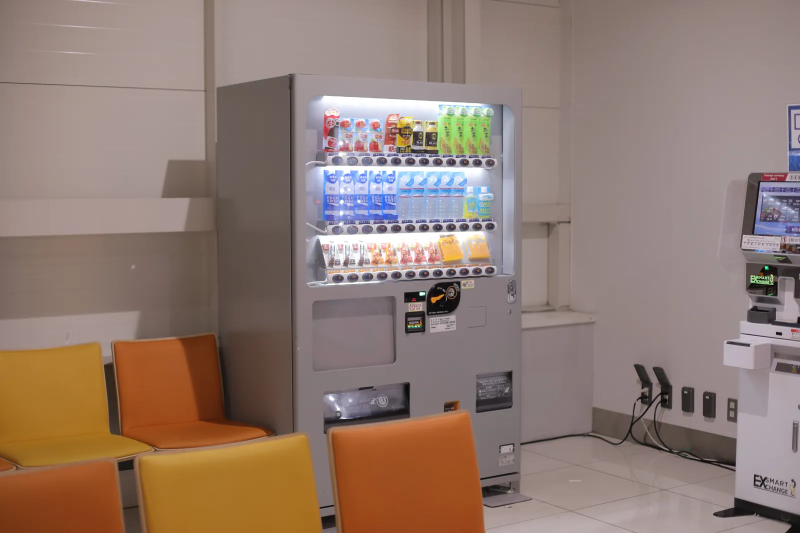
#> input picture assets/photos/japan/PEO_5981.webp, 1600 x 1066 px (shown at 1/2 size)
$ python -i make_shorts.py   (imports and definitions only)
#> lines starting #> are read from the running program, lines starting #| are printed output that depends on the picture
### src/site_config.py
"""사이트 구조 — config/site.json 을 읽는다.

2026-10-30 사장님: "어드민을 완전 새롭게 만들어서 카테고리 등도 내가 실제로 바꾸고 이렇게 해야지.
지금 너가 임의로 하는건 안 돼." 그전에는 지역·부문·기자·홈 배치가 코드에 박혀 있어 사장님이
바꿀 수 없었다. 이제 정본은 config/site.json 이고, 편집실(관리자 화면, admin/)이 그 파일을 고친다.
설계와 칸의 뜻은 docs/ADMIN_DESIGN.md.

각 모듈(models·topics·desks·region_tag·json_api·site)은 예전 이름(REGIONS, TOPICS …)을 그대로
두되 값을 여기서 받는다 — 코드의 나머지는 바뀌지 않는다.

표준 라이브러리만 쓴다. models.py 가 이것을 읽고, models.py 는 무엇에도 기대지 않는 바닥이다.
"""
from __future__ import annotations

import json
import os
import re

_ROOT = os.path.dirname(os.path.dirname(os.path.abspath(__file__)))
DEFAULT_PATH = os.path.join(_ROOT, "config", "site.json")
ID_PATTERN = re.compile(r"^[a-z0-9-]{2,24}$")

# 홈 배치 기본값. 파일에 빠진 칸이 있어도 지면이 깨지지 않게 한다.
HOME_DEFAULTS = {
    "hero_count": 4, "travel_block_size": 11, "culture_grid": 6, "culture_block_size": 5,
    "latest_count": 10, "photo_row": 8, "show_data_strip": True, "show_photo_row": True,
    "show_video": True, "order": ["travel", "culture", "culture_sections", "latest"],
    "pinned_lead": "",
}
HOME_BLOCKS = ("travel", "culture", "culture_sections", "latest")
# 홈 숫자 칸의 허용 범위. 편집실(admin/public/shared/siteconfig.js HOME_NUMBERS)과 같아야 한다 —
# tests/test_site_config.py 가 두 검사기를 같은 입력으로 돌려 어긋남을 잡는다.
HOME_RANGES = (("hero_count", 1, 8), ("travel_block_size", 1, 30), ("culture_grid", 0, 24),
               ("culture_block_size", 1, 20), ("latest_count", 0, 30), ("photo_row", 0, 24))
# 환율을 낼 수 있는 통화. src/fetch/json_api.py QUOTE_UNIT 의 열쇠와 같다(시험이 맞춘다).
# 모르는 통화가 들어오면 수집이 KeyError 로 죽으므로 저장 전에 막는다.
CURRENCIES = ("USD", "MYR", "VND", "LAK", "JPY", "THB", "TWD")


class SiteConfigError(Exception):
    """config/site.json 이 규칙을 어겼다. 지면을 엉뚱하게 내느니 빌드를 멈춘다."""


def load(path: str | None = None) -> dict:
    path = path or os.environ.get("SITE_CONFIG") or DEFAULT_PATH
    with open(path, encoding="utf-8") as f:
#> (reads tests/fixtures/site.json from the repository)
        cfg = json.load(f)
    problems = validate(cfg)
    if problems:
        raise SiteConfigError(f"{path}: " + " / ".join(problems))
    return cfg


def validate(cfg: dict) -> list[str]:
    """틀린 곳 목록. 빈 목록이면 통과. 편집실 서버도 같은 규칙으로 저장 전에 막는다."""
    out: list[str] = []

    def ids(rows, what):
        seen = set()
        for r in rows or []:
            rid = str(r.get("id", ""))
            if not ID_PATTERN.match(rid):
                out.append(f"{what} id '{rid}' 형식이 틀렸다(영문 소문자·숫자·하이픈 2~24자)")
            if rid in seen:
                out.append(f"{what} id '{rid}' 가 두 번 있다")
            seen.add(rid)
            if not str(r.get("name", "")).strip():
                out.append(f"{what} '{rid}' 이름이 비었다")
        return seen

    for ch in ("travel", "ent"):
        if not str(((cfg.get("channels") or {}).get(ch) or {}).get("name", "")).strip():
            out.append(f"채널 {ch} 이름이 비었다")
    travel = ids(cfg.get("travel_sections"), "여행 부문")
    culture = ids(cfg.get("culture_sections"), "문화 부문")
    regions = ids(cfg.get("regions"), "지역")
    if not travel:
        out.append("여행 부문이 하나도 없다")
    if not culture:
        out.append("문화 부문이 하나도 없다")
    if not regions:
        out.append("지역이 하나도 없다")
    # 전부 숨기면 기본 부문·지역 목록이 비어 지면을 못 만든다(topics.TOPICS[0] 등)
    for key, what in (("travel_sections", "여행 부문"), ("culture_sections", "문화 부문"), ("regions", "지역")):
        rows = cfg.get(key) or []
        if rows and not any(r.get("visible", True) for r in rows):
            out.append(f"{what}을 전부 숨길 수는 없다 — 하나는 보여야 한다")
    for r in cfg.get("regions") or []:
        rid = r.get("id", "")
        cur = r.get("currency")
        if cur and cur not in CURRENCIES:
            out.append(f"지역 '{rid}' 의 통화 '{cur}' 는 환율을 낼 수 없다(가능: {', '.join(CURRENCIES)})")
        w = r.get("weather")
        if w is not None:
            ok = (isinstance(w, dict) and str(w.get("city", "")).strip()
                  and isinstance(w.get("lat"), (int, float)) and -90 <= w["lat"] <= 90
                  and isinstance(w.get("lon"), (int, float)) and -180 <= w["lon"] <= 180)
            if not ok:
                out.append(f"지역 '{rid}' 의 날씨 지점(city·lat·lon)이 틀렸다")
    for r in cfg.get("culture_rules") or []:
        if r.get("section") not in culture:
            out.append(f"문화 분류 규칙의 부문 '{r.get('section')}' 이 없다")
    for old, new in (cfg.get("culture_aliases") or {}).items():
        if new not in culture:
            out.append(f"옛 부문 '{old}' 이 가리키는 '{new}' 가 없다")
    beats_ok = regions | {"ent", "data"}
    names = set()
    for rep in cfg.get("reporters") or []:
        name = str(rep.get("name", "")).strip()
        if not name:
            out.append("이름 없는 기자가 있다")
        if name in names:
            out.append(f"기자 '{name}' 가 두 번 있다")
        names.add(name)
        for b in rep.get("beats") or []:
            if b not in beats_ok:
                out.append(f"기자 '{name}' 의 지면 '{b}' 가 없다")
    if cfg.get("general_reporter") and cfg["general_reporter"] not in names:
        out.append(f"기본 기자 '{cfg['general_reporter']}' 가 기자 명단에 없다")
    home = cfg.get("home") or {}
    for key, lo, hi in HOME_RANGES:
        if key in home and not (isinstance(home[key], int) and lo <= home[key] <= hi):
            out.append(f"홈 {key} 는 {lo}~{hi} 사이 숫자여야 한다")
    for b in home.get("order") or []:
        if b not in HOME_BLOCKS:
            out.append(f"홈 순서에 모르는 칸 '{b}'")
    return out


# ── 파생값. 모듈들이 이것으로 예전 상수를 만든다. 시험에서는 dict 를 바꿔 넣어 본다. ──

def channel_names(cfg: dict) -> dict:
    return {k: v["name"] for k, v in cfg["channels"].items()}


def regions(cfg: dict) -> tuple[str, ...]:
    """모든 지역 id(숨긴 것 포함). 옛 기사와 옛 주소가 살아 있어야 한다."""
    return tuple(r["id"] for r in cfg["regions"])


def visible_regions(cfg: dict) -> tuple[str, ...]:
    return tuple(r["id"] for r in cfg["regions"] if r.get("visible", True))


def region_names(cfg: dict) -> dict:
    return {r["id"]: r["name"] for r in cfg["regions"]}


def destinations(cfg: dict) -> tuple[str, ...]:
    return tuple(r["id"] for r in cfg["regions"] if r.get("destination", True))


# [4 lines left out: function region_keywords, not called in this run]


def travel_word_regions(cfg: dict) -> tuple[str, ...]:
    return tuple(r["id"] for r in cfg["regions"] if r.get("require_travel_word"))


def travel_sections(cfg: dict) -> tuple:
    return tuple((s["id"], s["name"], s.get("desc", "")) for s in cfg["travel_sections"]
                 if s.get("visible", True))


def culture_sections(cfg: dict) -> tuple:
    return tuple((s["id"], s["name"], s.get("desc", "")) for s in cfg["culture_sections"]
                 if s.get("visible", True))


def culture_rules(cfg: dict) -> tuple:
    return tuple((r["section"], tuple(r.get("keywords") or ())) for r in cfg.get("culture_rules") or [])


def reporters(cfg: dict) -> dict:
    return {r["name"]: tuple(r.get("beats") or ()) for r in cfg.get("reporters") or []}


def currencies(cfg: dict) -> dict:
    return {r["id"]: r["currency"] for r in cfg["regions"] if r.get("currency")}


def weather_sites(cfg: dict) -> tuple:
    return tuple((r["id"], r["weather"]["city"], float(r["weather"]["lat"]), float(r["weather"]["lon"]))
                 for r in cfg["regions"] if r.get("weather"))


def desk_duties(cfg: dict) -> dict:
    return {r["id"]: r.get("desk_duty") or f"{r['name']} 지역의 기사를 맡습니다." for r in cfg["regions"]}


def home(cfg: dict) -> dict:
    return {**HOME_DEFAULTS, **(cfg.get("home") or {})}


CONFIG = load()

### tools/make_longform.py
#!/usr/bin/env python3
"""피플로드 롱폼(16:9)을 만든다. 사진 없이 지면처럼 보이는 카드로 채운다.

사진이 모자라 만든 방식이 아니라, 뉴스 롱폼이 원래 쓰는 방식이다. 우리가
가진 것은 **글과 숫자**이고 그것을 읽기 좋게 짜면 화면이 된다. 사진은
들어오는 대로 섞어 쓴다(--photos).

한 주치 브리핑을 지역별로 묶어 3~5분으로 낸다. 숏폼이 한 지역 한 편이라면
롱폼은 "이번 주 여행 뉴스" 한 편이다.

    python tools/make_longform.py --script-only     # 대본만 (크레딧 0)
    python tools/make_longform.py --voice-id <id>   # 나레이션까지
"""
from __future__ import annotations

import argparse
import json
import os
import re
import subprocess
import sys
from datetime import datetime, timedelta, timezone

sys.path.insert(0, os.path.dirname(os.path.dirname(os.path.abspath(__file__))))
sys.path.insert(0, os.path.dirname(os.path.abspath(__file__)))

from PIL import Image, ImageDraw, ImageFont  # noqa: E402

from src.brand import DOMAIN, SITE_URL  # noqa: E402 — 정본은 brand.py
from src.models import REGION_NAMES  # noqa: E402
from video_brief import _speakable, facts_from, load_items  # noqa: E402


# [11 lines left out: function _sentence, not called in this run]

KST = timezone(timedelta(hours=9))
# 통신사 리드에서 앞머리를 뗀 뒤 남는 날짜 조각("1일 …", "9월 3일 …")
_LEDE_DATE = re.compile(r"^(\d{1,2}월\s*)?\d{1,2}일\s+")

W, H = 1920, 1080
# 한글 폰트. 맥에서 만들고 리눅스(CI)에서도 만든다. 리눅스 러너에는 애플
# 폰트가 없고, PIL 의 기본 폰트는 한글을 못 그려 화면이 네모로 찬다.
# 그래서 있는 것을 골라 쓴다 — 없으면 만들지 않고 왜 못 만드는지 말한다.
_FONT_CANDIDATES = (
    "/System/Library/Fonts/AppleSDGothicNeo.ttc",                 # macOS
    "/usr/share/fonts/opentype/noto/NotoSansCJK-Regular.ttc",     # Debian/Ubuntu
    "/usr/share/fonts/truetype/noto/NotoSansCJK-Regular.ttc",
    "/usr/share/fonts/opentype/noto/NotoSerifCJK-Regular.ttc",
)


def _find_font() -> str:
    for path in _FONT_CANDIDATES:
        if os.path.exists(path):
            return path
    return ""


FONT = _find_font()
PAD = 132

# 사이트와 같은 색을 쓴다. 영상만 다른 색이면 같은 매체로 보이지 않는다.
INK = (14, 14, 15)
PAPER = (250, 250, 249)
CORAL = (240, 78, 55)
MUTED = (110, 110, 115)
LINE = (225, 225, 220)

# 한 편에 담을 지역. 한국인이 많이 가는 곳부터.
ORDER = ["japan", "vietnam", "thailand", "taiwan", "jeju",
         "guam", "saipan", "hawaii", "kota", "laos"]
PER_REGION = 2          # 지역마다 기사 두 건. 더 넣으면 지루해진다.
MAX_REGIONS = 6


# [284 lines left out: functions _f, _wrap, _base, card_title, card_section, card_story and 4 more, not called in this run]


# ── 무음판 ──────────────────────────────────────────────────────────
#
# 나레이션이 유료라서 영상이 2026-09-06 에 멈춰 있었다. 홈에 걸린 영상이
# "이번 주 여행 뉴스" 라고 적힌 채 아흐레 묵었다 — 매일 나오는 신문에서
# 그건 그냥 틀린 화면이다.
#
# 목소리가 없으면 화면이 정보를 전부 져야 한다. 그래서 장면 길이를
# **말하는 속도가 아니라 읽는 속도**로 잡는다. 숏폼 무음판에서 쓰던 값과
# 같다(tools/make_shorts.py).
READ_CPS = 8.5          # 초당 읽는 글자 수
READ_FLOOR = 3.0        # 장면 최소 길이. 1920×1080 은 눈이 훑을 면적이 넓다
READ_LEAD = 1.4         # 화면이 바뀌고 눈이 자리를 잡는 시간


# [14 lines left out: function screen_text, not called in this run]


def read_seconds(text: str) -> float:
    return round(max(READ_FLOOR, len(text or "") / READ_CPS + READ_LEAD), 2)


# [126 lines left out: functions _outlets, _write_longform_meta, build_voiced, build_silent, not called in this run]


# [2 lines that do not run on import are left out]


# [48 lines left out: function assemble, not called in this run]

### tools/make_shorts.py
#!/usr/bin/env python3
"""피플로드 쇼츠(9:16)를 만든다. 롱폼과 다른 물건이다.

롱폼은 한 주치를 훑는 3분짜리이고, 쇼츠는 **한 도시 한 편**의 40초짜리다.
같은 재료를 잘라 쓰는 것이 아니라 구성을 따로 짠다 — 쇼츠는 첫 3초에
붙잡지 못하면 끝나고, 한 화면에 한 문장만 들어간다.

화면은 롱폼과 같은 지면 카드를 세로로 짠 것이다. 사진이 있으면 섞어 쓴다.
나레이션 파일은 이 도구가 만들지 않는다 — 대본을 내보내면 사람이 음성을
생성해 넣고 조립한다(크레딧이 드는 일을 자동으로 태우지 않는다).

    python3 tools/make_shorts.py --city tokyo --script      대본만
    python3 tools/make_shorts.py --city tokyo --frames DIR  화면까지
    python3 tools/make_shorts.py --city tokyo --silent      무음 자막 영상

**무음 자막(--silent)** 은 나레이션을 사지 않고 내는 판이다. 목소리가 없으므로
화면이 정보를 전부 져야 한다 — 읽어줄 문장을 그대로 카드에 얹고, 길이는
말하는 속도가 아니라 **읽는 속도**로 잡는다. 트렌드 음원을 얹는 포맷이라
소리가 없는 편이 오히려 맞는다. 크레딧이 들지 않는다.
"""
from __future__ import annotations

import argparse
import json
import os
import re
from datetime import datetime, timedelta, timezone
import sys

sys.path.insert(0, os.path.dirname(os.path.dirname(os.path.abspath(__file__))))
sys.path.insert(0, os.path.dirname(os.path.abspath(__file__)))

from PIL import Image, ImageDraw, ImageOps

from src.brand import DOMAIN, SITE_URL  # noqa: E402 — 정본은 brand.py
from src.cities import CITY_NAMES, CITY_REGION
from src.models import REGION_NAMES
from make_longform import _f, _sentence, _wrap, CORAL, INK, LINE, MUTED, PAPER
from video_brief import _speakable, load_items

# 통신사 리드에서 앞머리를 뗀 뒤 남는 날짜 조각("1일 …", "9월 3일 …")
_LEDE_DATE = re.compile(r"^(\d{1,2}월\s*)?\d{1,2}일\s+")

W, H = 1080, 1920
PAD = 84
SAFE_BOTTOM = 420       # 세 플랫폼 모두 아래를 UI 로 덮는다
MAX_FACTS = 4


# ── 사진 ────────────────────────────────────────────────────────────
#
# 글자 카드만 넘어가는 영상은 릴스가 아니다. 2026-09-15 사장님 지적 —
# "사진도 없고 머하는건데?". 사진 153장을 갖고 있으면서 안 썼다.
#
# 사진은 **화면을 꽉 채우고**, 글자는 그 위에 얹는다. 읽히게 하려고
# 아래쪽에 어둠을 깐다. 사진이 없는 지역은 영상을 아예 만들지 않는다 —
# 글자만 있는 영상을 내느니 안 내는 편이 낫다.
# [36 lines left out: function region_photos, not called in this run]


def photo_bg(path: str) -> Image.Image:
    """사진을 세로 화면에 꽉 차게 자르고, 글자가 읽히게 어둠을 깐다."""
#> called with path = '../assets/photos/japan/PEO_5981.webp'
    im = ImageOps.exif_transpose(Image.open(path)).convert("RGB")
#> im is the input picture: PIL image 1600x1066 RGB; mean R, G, B 144.9, 123.5, 113.4
    scale = max(W / im.width, H / im.height)
#> scale = 1.8
    im = im.resize((max(W, int(im.width * scale)), max(H, int(im.height * scale))),
                   Image.LANCZOS)
#> im: PIL image 2881x1920 RGB
    left, top = (im.width - W) // 2, (im.height - H) // 2
#> left = 900; top = 0
    im = im.crop((left, top, left + W, top + H))
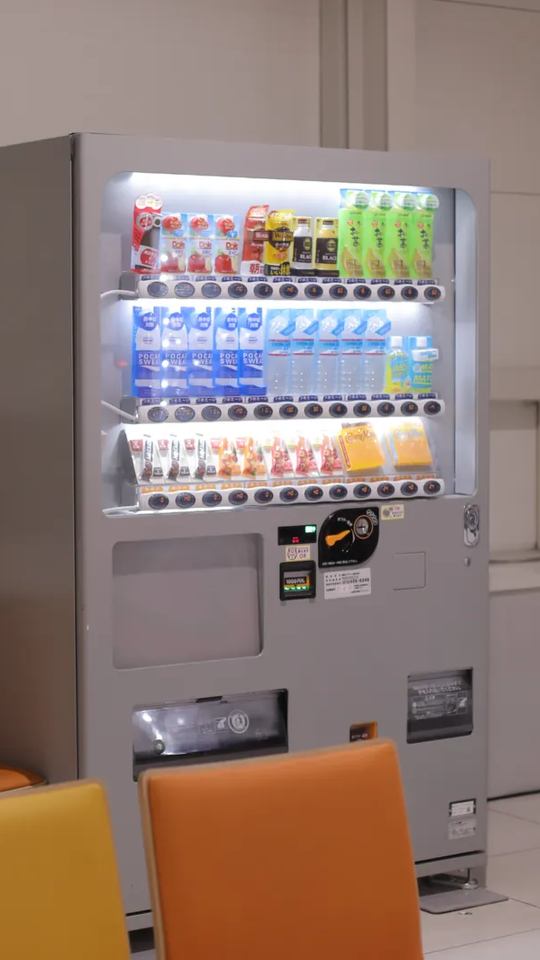
#> im: PIL image 1080x1920 RGB (shown at 1/2 size); mean R, G, B 144.9, 125.9, 118.7

    # 위에서 아래로 짙어지는 막. 글자는 아래쪽에 앉는다.
    # 아래로 갈수록 짙어진다. 곡선이 완만하면 글자가 앉는 자리(화면 아래
    # 절반)가 덜 어두워, 밝은 건물이나 하늘 위에서 번호가 안 읽힌다 —
    # 2026-09-15 실측: "02 / 04" 가 성당 벽에 묻혔다.
    veil = Image.new("L", (1, H))
    for y in range(H):
        t = y / H
        veil.putpixel((0, y), min(250, int(30 + 215 * (t ** 1.15))))
    veil = veil.resize((W, H))
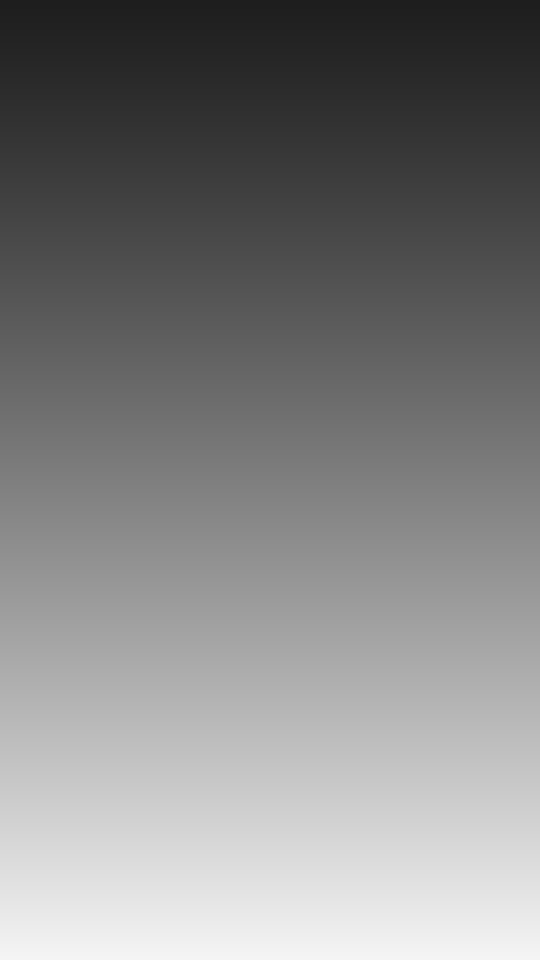
#> veil: PIL image 1080x1920 L (shown at 1/2 size); min 30, max 244, mean 129.4
    return Image.composite(Image.new("RGB", (W, H), (8, 10, 14)), im, veil)
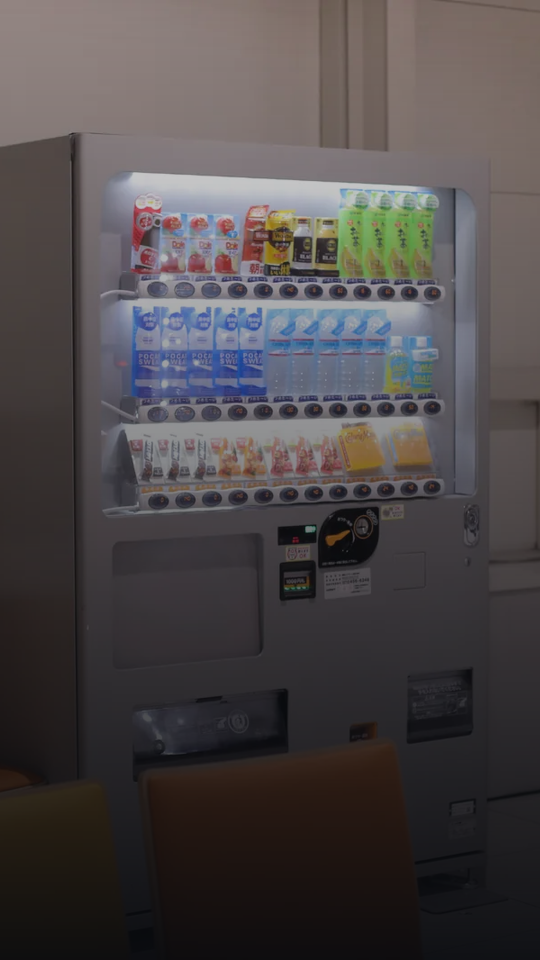
#> returned value: PIL image 1080x1920 RGB (shown at 1/2 size); mean R, G, B 76.9, 71.8, 72.9


WHITE = (255, 255, 255)
DIM = (214, 218, 224)


# [14 lines left out: function _base, not called in this run]


# 글자는 **아래쪽**에 앉힌다. 사진은 위가 넓게 보여야 사진값을 하고,
# 세 플랫폼 다 화면 아래를 UI 로 덮으므로 그 위 안전선까지만 쓴다.
TEXT_TOP = H - SAFE_BOTTOM - 660


# [39 lines left out: functions card_open, card_fact, card_close, not called in this run]


def place_name(key: str) -> str:
    """도시든 지역이든 우리말 이름. 둘 다 받으므로 한 곳에서 찾는다."""
    return CITY_NAMES.get(key) or REGION_NAMES.get(key) or key


MIN_FACTS = 3           # 한 건짜리 영상은 릴스로 낼 값이 안 된다


# [13 lines left out: function is_korean, not called in this run]


MIN_PHOTOS = 5          # 장면 수만큼은 있어야 같은 사진이 반복되지 않는다


# [129 lines left out: functions stem_of, own_facts, build, render, not called in this run]


# ── 무음 자막 ────────────────────────────────────────────────────────
# 목소리가 없으면 화면이 정보를 전부 져야 한다. 나레이션으로 읽어줄 문장을
# 그대로 얹는다. 짧게 줄이면 무음 영상은 아무 말도 하지 않는 영상이 된다.
KST = timezone(timedelta(hours=9))
FPS = 30
READ_CPS = 8.5          # 초당 읽는 글자. 폰으로 편하게 읽히는 속도
READ_FLOOR = 2.8        # 아무리 짧아도 이만큼은 둔다
READ_LEAD = 1.3         # 눈이 화면에 적응하는 시간


def read_seconds(text: str) -> float:
    """이 문장을 읽는 데 걸리는 시간. 말하는 속도가 아니다."""
    return round(max(READ_FLOOR, len(text or "") / READ_CPS + READ_LEAD), 2)


# [32 lines left out: functions card_caption, silent_text, render_silent, not called in this run]


# 말이 끊긴 제목은 캡션에 쓰지 않는다. 원문이 잘려 들어오는 일이 있다 —
# 실측: "다낭 관광의 브랜드 이미지를 향상시키기 위해" 가 그대로 나갈 뻔했다.
# 영상 자막은 화면 안에서 맥락이 잡히지만, 캡션은 그 줄 하나만 읽힌다.
_DANGLING = ("위해", "위한", "통해", "대한", "따라", "하여", "으로", "로써",
             "에서", "관련", "맞아", "앞두고", "두고", "중인", "면서")


# RSS 제목 끝에 분류 딱지가 붙어 들어온다 —
# "…패키지 출시, , 생활/문화" 실측. 화면에 그대로 얹히면 기사 제목이 아니라
# 긁어온 티가 난다.
_TAIL_LABEL = re.compile(
    r"[,·\s]+(생활/문화|사회|경제|정치|국제|문화|스포츠|연예|종합|IT/과학)\s*$")


# [10 lines left out: function tidy, not called in this run]


def _dangling(head: str) -> bool:
    return head.endswith(_DANGLING)


# [9 lines left out: function outlets_of, not called in this run]


# 해시태그는 **큰 것부터** 단다. 팔로워가 적은 계정은 도달이 거의 전부
# 탐색 탭에서 오는데, 니치 태그만 달면 노출 면적 자체가 사라진다.
# (실측: 니치만 달았을 때 도달 197 → 83)
BIG_TAGS = ["#여행", "#해외여행", "#여행스타그램", "#여행에미치다", "#travel"]


# [257 lines left out: functions caption_for, build_voiced, _write_meta, build_silent, use_ent_short, main, not called in this run]


# [2 lines not run here, left out]

>>> result = photo_bg('../assets/photos/japan/PEO_5981.webp')
